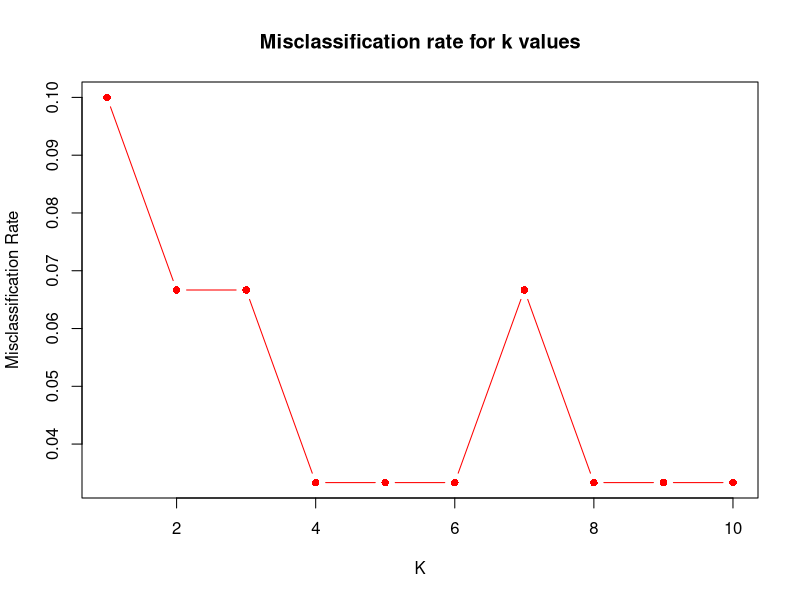
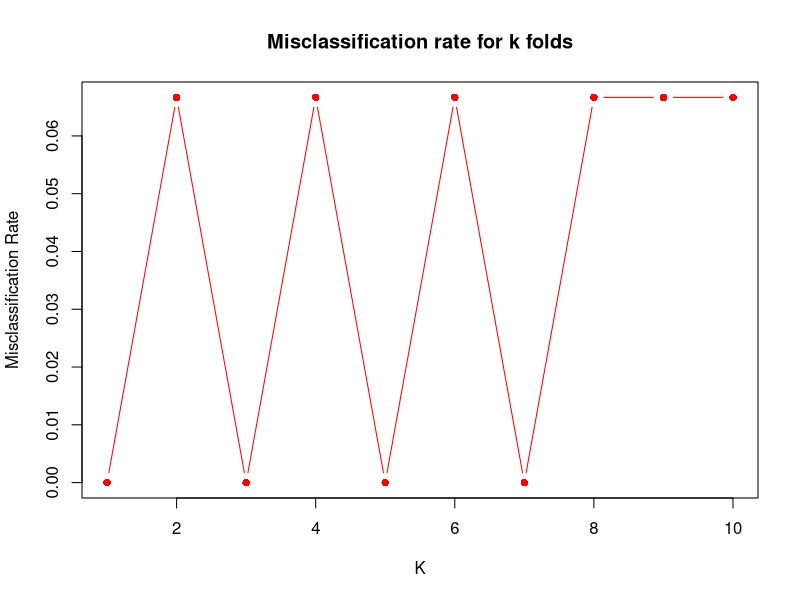

The R script that drew these images, in order:
## ---- chunk 1
knitr::opts_chunk$set(warning = FALSE, message = FALSE)
## ---- chunk 2
iris_data = read.csv("bezedekIris.csv")
View(iris_data)
## ---- chunk 3
library(class)
library(caret)
## ---- chunk 4
#### FITTING A KNN CLASSIFIER MODEL FOR DIFFERENT VALUES OF K TO FIND THE BEST K WITH LEAST MISCLASSIFICATION RATE
set.seed(300)
train_indices = sample(1:nrow(iris_data), 0.8 * nrow(iris_data))
train_data=iris_data[train_indices, ]
test_data=iris_data[-train_indices, ]
predictors=names(train_data)[1:4]
response="Class"
correct_classification=numeric()
misclassification_rates=numeric()
for (k_value in 1:10) {
  knn_predictions=knn(train = train_data[, predictors], test = test_data[, predictors], cl = train_data[, response], k = k_value)
  confusion_matrix=table(Actual = test_data[, response], Predicted = knn_predictions)
  correct_classification=sum(diag(confusion_matrix)) / sum(confusion_matrix)
  misclassification_rate=1 - correct_classification
  misclassification_rates=c(misclassification_rates, misclassification_rate)
  print(k_value)
  print(confusion_matrix)
  }
print(misclassification_rates)
plot(1:10, misclassification_rates, type = "b", xlab = "K",pch=16,col="red", ylab = "Misclassification Rate", main = "Misclassification rate for k values")
### After fitting the knn model on different k it is observed that 1,3,4,8,9,10 gives the minimum misclassification rate. So the knn model with k =3 can be choosen for further validation
## ---- chunk 5
### APPLYING 10 FOLD CROSS VALIDATION FOR TESTING THE MODEL PREDICTIONS
set.seed(123)
attach(iris_data)
predictors = names(iris_data)[1:4]
response = "Class"
irirs_data_2 = iris_data[,c(predictors,response),drop=FALSE]
k_folds = 10
folds = createFolds(irirs_data_2$Class,k=k_folds,list=TRUE,returnTrain = FALSE)
missclassification_rates = numeric()
for (fold_ind in folds){
  fold = unlist(fold_ind)
  train_data = irirs_data_2[-fold,]
  test_data = irirs_data_2[fold,]
  knn_predictions = knn(train = train_data[,predictors],test=test_data[,predictors],cl=train_data[,response],k=3)
  confusion_matrix = table(Actual=test_data[,response],Predicted=knn_predictions)
  correct_classification = sum(diag(confusion_matrix))/sum(confusion_matrix)
  missclassification_rate = 1-correct_classification
  missclassification_rates = c(missclassification_rates,missclassification_rate)
}
print(missclassification_rates)
plot(1:10, missclassification_rates, type = "b",pch =16,col="red", xlab = "K", ylab = "Misclassification Rate", main = "Misclassification rate for k folds")
average_missclassification = mean(missclassification_rates)
print(average_missclassification)
### After applying the k fold cross validation the average misclassification rate shows up to be 0.04
